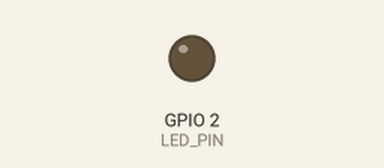
The sketch below on a simulated ESP32. Parts: output pins drawn as LEDs (lit = HIGH). WiFi joins after 1.5 s; servers stay silent unless stated; the local clock reads 2024-03-15 10:24:30 at power-on unless the sketch sets it; what the sketch prints to the serial monitor is not drawn.

Above: at 0.1 s.
At 3.1 s:
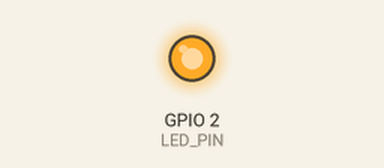
Timing chart, 0 to 4.7 s (numbered marks = the images above):
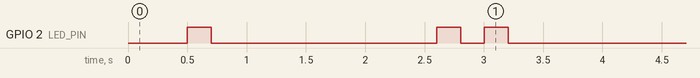

The sketch:

TimeSync_Blink.ino
```cpp
#include <WiFi.h>
#include <time.h>

const char *WIFI_SSID = "Sweethome";
const char *WIFI_PASSWORD = "Flatron11";

const int LED_PIN = 2;

// Local time offset from UTC (Moscow MSK: 3 h). Change for your zone.
const long GMT_OFFSET_SEC = 3 * 3600;
const int DAYLIGHT_OFFSET_SEC = 0;

const char *NTP_SERVER1 = "pool.ntp.org";
const char *NTP_SERVER2 = "time.nist.gov";

const unsigned long NTP_WAIT_MS = 15000;

void blinkN(int n, unsigned onMs = 200, unsigned offMs = 200, unsigned pauseAfterMs = 400) {
  for (int i = 0; i < n; i++) {
    digitalWrite(LED_PIN, HIGH);
    delay(onMs);
    digitalWrite(LED_PIN, LOW);
    if (i < n - 1) {
      delay(offMs);
    }
  }
  delay(pauseAfterMs);
}

bool connectWiFi() {
  WiFi.mode(WIFI_STA);
  WiFi.begin(WIFI_SSID, WIFI_PASSWORD);
  Serial.print("Wi-Fi connecting");
  unsigned long start = millis();
  while (WiFi.status() != WL_CONNECTED) {
    if (millis() - start > 20000) {
      Serial.println();
      Serial.println("Wi-Fi: timeout");
      return false;
    }
    delay(300);
    Serial.print(".");
  }
  Serial.println();
  Serial.print("Wi-Fi OK, IP: ");
  Serial.println(WiFi.localIP());
  return true;
}

bool syncTimeAndPrint() {
  configTime(GMT_OFFSET_SEC, DAYLIGHT_OFFSET_SEC, NTP_SERVER1, NTP_SERVER2);

  struct tm timeinfo;
  if (!getLocalTime(&timeinfo, NTP_WAIT_MS)) {
    Serial.println("NTP: failed to obtain time");
    return false;
  }

  char buf[64];
  if (strftime(buf, sizeof(buf), "%Y-%m-%d %H:%M:%S (%A)", &timeinfo) == 0) {
    Serial.println("NTP: time received but format failed");
    return false;
  }

  Serial.print("Time (local): ");
  Serial.println(buf);
  return true;
}

void setup() {
  pinMode(LED_PIN, OUTPUT);
  digitalWrite(LED_PIN, LOW);

  Serial.begin(115200);
  delay(500);

  blinkN(1);

  if (!connectWiFi()) {
    blinkN(3);
    return;
  }

  if (syncTimeAndPrint()) {
    blinkN(2);
  } else {
    blinkN(3);
  }
}

void loop() {
  // Idle after one-shot sequence in setup().
}
```
